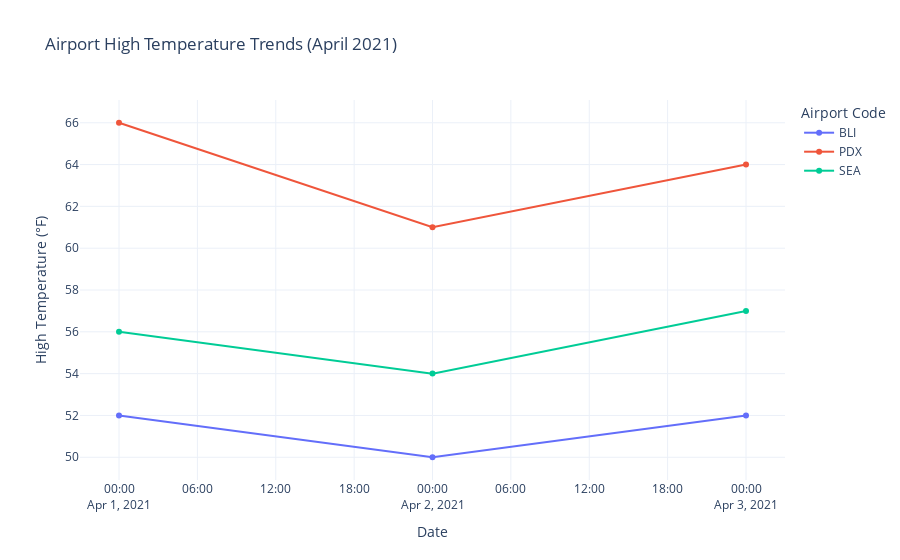

Notebook cell for this chart:
### Code cell
# Time-series visualization of high temperatures by airport
# Convert Spark DataFrame to Polars for better performance
temps_polars = pl.from_pandas(temps_df.toPandas()).sort(['AirportCode', 'Date'])

fig = px.line(
  temps_polars,
  x='Date',
  y='TempHighF',
  color='AirportCode',
  markers=True,
  title='Airport High Temperature Trends (April 2021)',
  labels={'TempHighF': 'High Temperature (°F)', 'Date': 'Date'},
  template='plotly_white',
)

fig.update_layout(hovermode='x unified', legend_title_text='Airport Code')

fig.show()

### Figure 1 — Plotly figure (JSON) as saved in the notebook; plotly's stock layout.template omitted (floating-point values rounded to 4 significant figures)
{"data": [{"hovertemplate": "AirportCode=BLI<br>Date=%{x}<br>High Temperature (°F)=%{y}<extra></extra>", "legendgroup": "BLI", "line": {"color": "#636efa", "dash": "solid"}, "marker": {"symbol": "circle"}, "mode": "lines+markers", "name": "BLI", "orientation": "v", "showlegend": true, "type": "scatter", "x": ["2021-04-01T00:00:00", "2021-04-02T00:00:00", "2021-04-03T00:00:00"], "xaxis": "x", "y": [52, 50, 52], "yaxis": "y"}, {"hovertemplate": "AirportCode=PDX<br>Date=%{x}<br>High Temperature (°F)=%{y}<extra></extra>", "legendgroup": "PDX", "line": {"color": "#EF553B", "dash": "solid"}, "marker": {"symbol": "circle"}, "mode": "lines+markers", "name": "PDX", "orientation": "v", "showlegend": true, "type": "scatter", "x": ["2021-04-01T00:00:00", "2021-04-02T00:00:00", "2021-04-03T00:00:00"], "xaxis": "x", "y": [66, 61, 64], "yaxis": "y"}, {"hovertemplate": "AirportCode=SEA<br>Date=%{x}<br>High Temperature (°F)=%{y}<extra></extra>", "legendgroup": "SEA", "line": {"color": "#00cc96", "dash": "solid"}, "marker": {"symbol": "circle"}, "mode": "lines+markers", "name": "SEA", "orientation": "v", "showlegend": true, "type": "scatter", "x": ["2021-04-01T00:00:00", "2021-04-02T00:00:00", "2021-04-03T00:00:00"], "xaxis": "x", "y": [56, 54, 57], "yaxis": "y"}], "layout": {"hovermode": "x unified", "legend": {"title": {"text": "Airport Code"}, "tracegroupgap": 0}, "title": {"text": "Airport High Temperature Trends (April 2021)"}, "xaxis": {"anchor": "y", "domain": [0, 1], "title": {"text": "Date"}}, "yaxis": {"anchor": "x", "domain": [0, 1], "title": {"text": "High Temperature (°F)"}}}}
